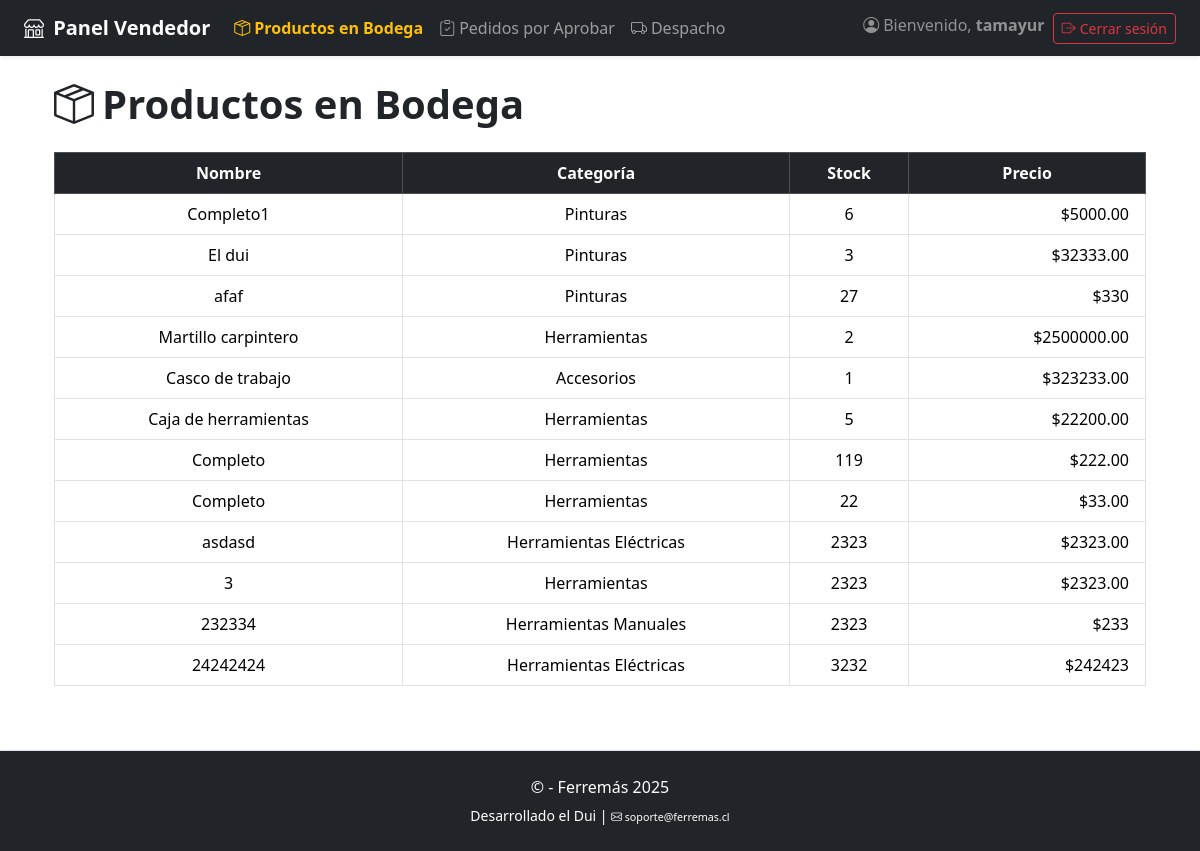
The page /vendedorapp/bodega/ (signed in) on the database its author committed.
### tienda/models.py (models this page shows, shortened)
class Producto(models.Model):
    CATEGORIAS = [
        ('herramientas', 'Herramientas'),
        ('herramientas_electricas', 'Herramientas Eléctricas'),
        ('herramientas_manuales', 'Herramientas Manuales'),
        ('materiales', 'Materiales'),
        ('accesorios', 'Accesorios'),
        ('pinturas', 'Pinturas'),
        ('electricidad', 'Electricidad'),
        ('inalambricas', 'Inalámbricas'),
        ('medicion', 'Medición'),
    ]
    nombre = models.CharField(max_length=255)
    descripcion = models.TextField()
    categoria = models.CharField(max_length=100, choices=CATEGORIAS)
    stock = models.IntegerField()
    imagen = models.ImageField(upload_to='static/productos/')
    activo = models.BooleanField(default=True)
    @property
    def oferta_vigente(self):
        ahora = timezone.now()
        return self.ofertas.filter(fecha_inicio__lte=ahora, fecha_fin__gte=ahora).first()
    @property
    def precio_actual(self):
        oferta = self.oferta_vigente
        if oferta:
            return round((oferta.precio_oferta), 0)
        precio = self.precios.first()
        return precio.valor if precio else None

class PrecioHistorico(models.Model):
    producto = models.ForeignKey(Producto, on_delete=models.CASCADE, related_name='precios')
    fecha = models.DateTimeField()
    valor = models.DecimalField(max_digits=10, decimal_places=2)
    class Meta:
        ordering = ['-fecha']

class Oferta(models.Model):
    producto = models.ForeignKey(Producto, on_delete=models.CASCADE, related_name='ofertas')
    precio_oferta = models.DecimalField(max_digits=10, decimal_places=2)
    fecha_inicio = models.DateTimeField()
    fecha_fin = models.DateTimeField()

### vendedorapp/views.py (the view)
# urls.py: path('bodega/', views.productos_bodega, name='productos_bodega'),
@login_required
@user_passes_test(es_vendedor)  # o un test más específico para "vendedor"
def productos_bodega(request):
    productos = Producto.objects.all()
    return render(request, 'vendedorapp/productos_bodega.html', {'productos': productos})

### tienda/context_processors.py (called while the page is built, shortened)
def carrito_context(request):
    carrito = request.session.get('carrito', {})
    items = []
    total = 0
    return {
        'carrito_items': items,
        'carrito_total': total
    }

### vendedorapp/templates/vendedorapp/productos_bodega.html (shortened to what this page needs)
{% extends 'base_vendedor.html' %}
{% block content %}
<div class="container">
    <h1 class="mb-4 fw-bold"><i class="bi bi-box-seam me-2"></i>Productos en Bodega</h1>
    <div class="table-responsive">
        <table class="table table-hover table-bordered align-middle text-center">
            <thead class="table-dark">
                <tr>
                    <th>Nombre</th>
                    <th>Categoría</th>
                    <th>Stock</th>
                    <th>Precio</th>
                </tr>
            </thead>
            <tbody>
                {% for producto in productos %}
                <tr>
                    <td>{{ producto.nombre }}</td>
                    <td>{{ producto.get_categoria_display }}</td>
                    <td>{{ producto.stock }}</td>
                    <td class="text-end">
                        {% if producto.precio_actual %}
                            ${{ producto.precio_actual }}
                        {% else %}
                            <span class="text-muted">No disponible</span>
                        {% endif %}
                    </td>
                </tr>
                {% empty %}
                <tr><td colspan="4" class="text-muted">No hay productos en bodega.</td></tr>
                {% endfor %}
            </tbody>
        </table>
    </div>
</div>
{% endblock %}

### vendedorapp/templates/base_vendedor.html (shortened to what this page needs)
{% load static %}
<!DOCTYPE html>
<html lang="es">
<head>
    <link rel="stylesheet" href="https://cdn.jsdelivr.net/npm/bootstrap@5.3.2/dist/css/bootstrap.min.css">
    <link rel="stylesheet" href="https://cdn.jsdelivr.net/npm/bootstrap-icons@1.10.5/font/bootstrap-icons.css">
    <link rel="stylesheet" href="{% static 'css/style_vendedor.css' %}">
</head>
<body>
<nav class="navbar navbar-expand-lg navbar-dark bg-dark px-4 mb-4 shadow-sm">
    <a class="navbar-brand fw-bold" href="{% url 'home' %}">
        <i class="bi bi-shop me-1"></i> Panel Vendedor
    </a>
    <div class="collapse navbar-collapse">
        <ul class="navbar-nav me-auto">
            <li class="nav-item">
                <a class="nav-link {% if request.resolver_match.url_name == 'productos_bodega' %}active fw-bold text-warning{% endif %}"
                    href="{% url 'productos_bodega' %}">
                    <i class="bi bi-box-seam me-1"></i>Productos en Bodega
                </a>
            </li>
            <li class="nav-item">
                <a class="nav-link {% if request.resolver_match.url_name == 'pedidos_por_aprobar' %}active fw-bold text-warning{% endif %}"
                    href="{% url 'pedidos_por_aprobar' %}">
                    <i class="bi bi-clipboard-check me-1"></i>Pedidos por Aprobar
                </a>
            </li>
            <li class="nav-item">
                <a class="nav-link {% if request.resolver_match.url_name == 'despacho' %}active fw-bold text-warning{% endif %}"
                    href="{% url 'despacho' %}">
                    <i class="bi bi-truck me-1"></i>Despacho
                </a>
            </li>
        </ul>
        <ul class="navbar-nav">
            {% if request.user.is_authenticated %}
                <li class="nav-item me-2">
                    <span class="navbar-text text-white-50">
                        <i class="bi bi-person-circle me-1"></i>Bienvenido, <strong>{{ request.user.username }}</strong>
                    </span>
                </li>
                <li class="nav-item">
                    <a href="{% url 'logout' %}" class="btn btn-sm btn-outline-danger">
                        <i class="bi bi-box-arrow-right me-1"></i>Cerrar sesión
                    </a>
                </li>
            {% endif %}
        </ul>
    </div>
</nav>
<main class="container mb-5">
    {% block content %}{% endblock %}
    </main>
<footer class="bg-dark text-white text-center py-4 mt-5 border-top shadow-sm">
    <div class="container">
        <p class="mb-1">&copy; {{ year }} - Ferremás 2025</p>
        <small>Desarrollado el Dui | <small><small><i class="bi bi-envelope"></i> soporte@ferremas.cl</small>
</small>
    </div>
</footer>
</body>
</html>

### static/css/style_vendedor.css (style rules this page uses)
.text-end { text-align: right !important; }
.table td.text-end, .table th.text-end { padding-right: 1rem; }

### rows shown on the page
Producto: nombre "Completo1", categoria "Pinturas", stock "6", precio_actual "5000.00"
Producto: nombre "El dui", categoria "Pinturas", stock "3", precio_actual "32333.00"
Producto: nombre "afaf", categoria "Pinturas", stock "27", precio_actual "330"
Producto: nombre "Martillo carpintero", categoria "Herramientas", stock "2", precio_actual "2500000.00"
Producto: nombre "Casco de trabajo", categoria "Accesorios", stock "1", precio_actual "323233.00"
Producto: nombre "Caja de herramientas", categoria "Herramientas", stock "5", precio_actual "22200.00"
Producto: nombre "Completo", categoria "Herramientas", stock "119", precio_actual "222.00"
Producto: nombre "Completo", categoria "Herramientas", stock "22", precio_actual "33.00"
Producto: nombre "asdasd", categoria "Herramientas Eléctricas", stock "2323", precio_actual "2323.00"
Producto: nombre "3", categoria "Herramientas", stock "2323", precio_actual "2323.00"
Producto: nombre "232334", categoria "Herramientas Manuales", stock "2323", precio_actual "233"
Producto: nombre "24242424", categoria "Herramientas Eléctricas", stock "3232", precio_actual "242423"

### other values the page prints
{{ request.user.username }} "tamayur"
